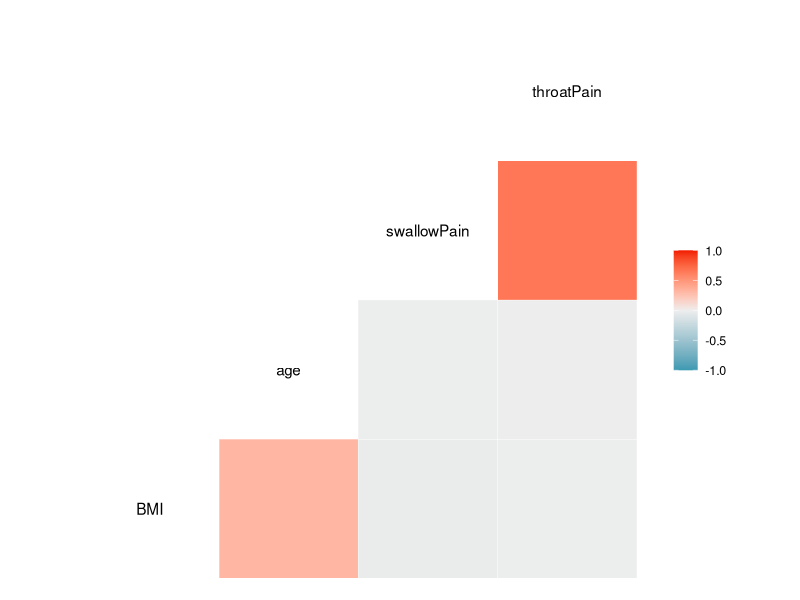
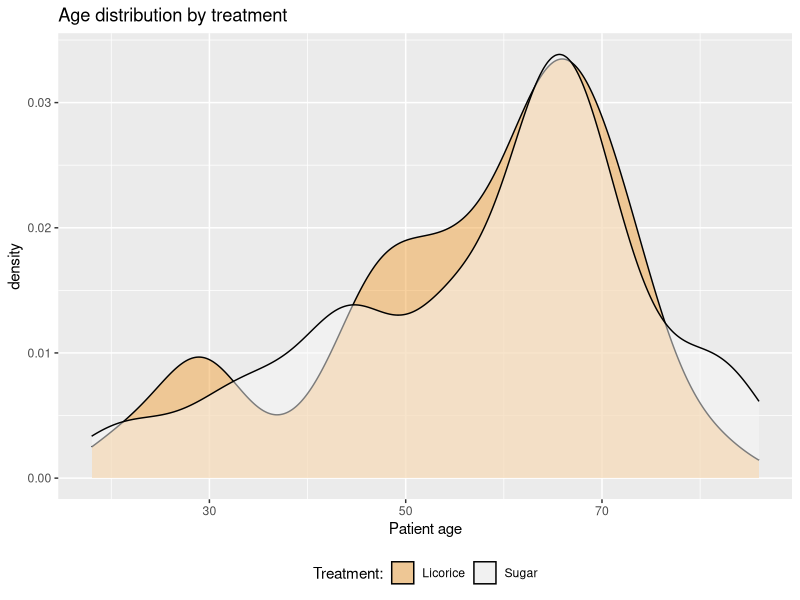
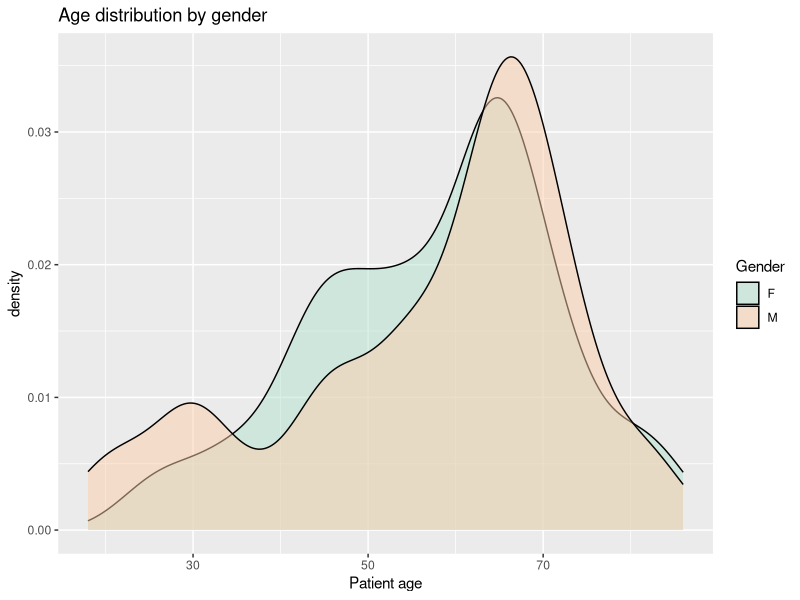
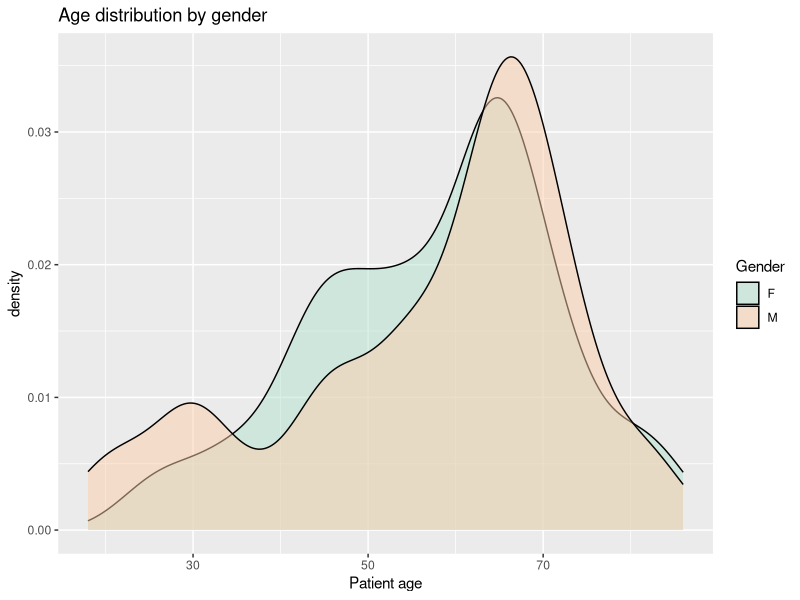
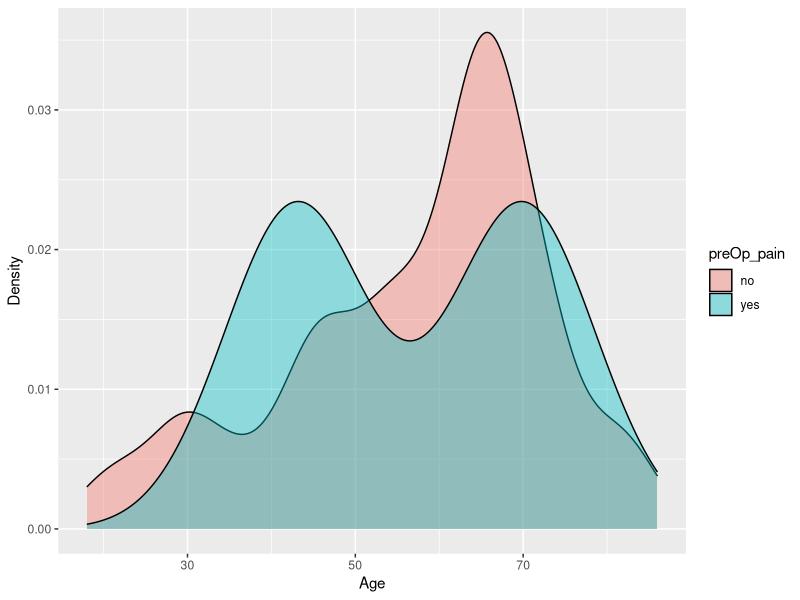
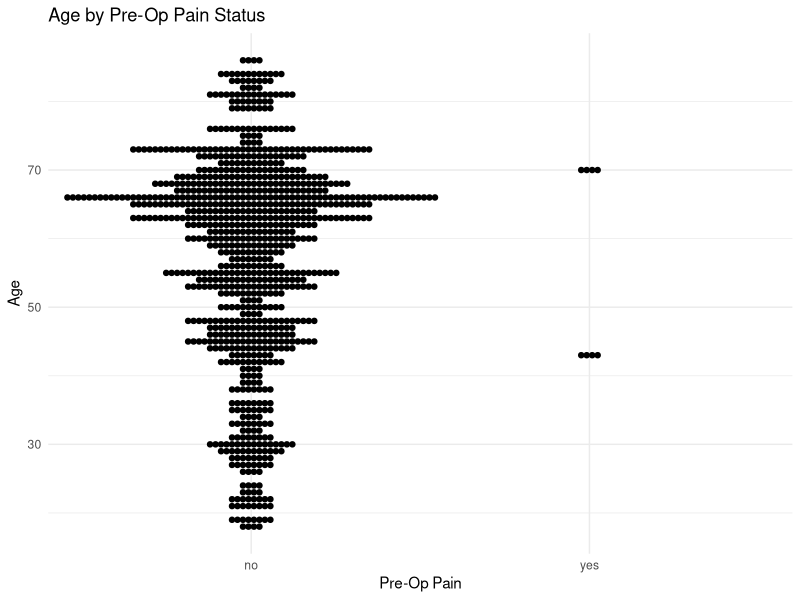

The R source for these figures, in order:
## ---- chunk 1
knitr::opts_chunk$set(echo = TRUE)
## ---- chunk 2
library(tidyverse)
library(here)
library(ggplot2)
library(patchwork)
joined_exam_data <- read_delim(here("data","joined_exam_data_2025-09-09.txt"))

## ---- chunk 3
joined_exam_data %>%
  select(-patient_id) %>% 
  GGally::ggcorr()
## ---- chunk 4
ggplot <- ggplot(joined_exam_data, aes(x = age, fill = treat)) +
  geom_density(alpha = 0.5) +
  theme_gray() +
  labs(title = "Age distribution by treatment",
       x = "Patient age",
       fill = "Treatment:") +
  theme(legend.position = "bottom") +
  scale_fill_brewer(palette = "PuOr")
## ---- chunk 5
ggplot
## ---- chunk 6
density_age_distribution_by_gender <- ggplot(joined_exam_data, 
                                          aes(x = age, fill = gender)) +
  geom_density(alpha = 0.5) +
  labs(title = "Age distribution by gender", 
       x = "Patient age", 
       fill = "Gender") +
  scale_fill_brewer(palette = "Pastel2")
density_age_distribution_by_gender
## ---- chunk 7
density_age_distribution_by_gender
## ---- chunk 8
ggplot(joined_exam_data, aes(x = age, fill = preOp_pain)) +
  geom_density(alpha = 0.4) +
  labs(
    x = "Age",
    y = "Density"                 
  )
## ---- chunk 9
ggplot(joined_exam_data, aes(x = preOp_pain, y = age)) +
  geom_dotplot(binaxis = "y", stackdir = "center", dotsize = 0.8,
               binwidth = 1) +
  labs(title = "Age by Pre-Op Pain Status",
       x = "Pre-Op Pain",
       y = "Age") +
  theme_minimal()
